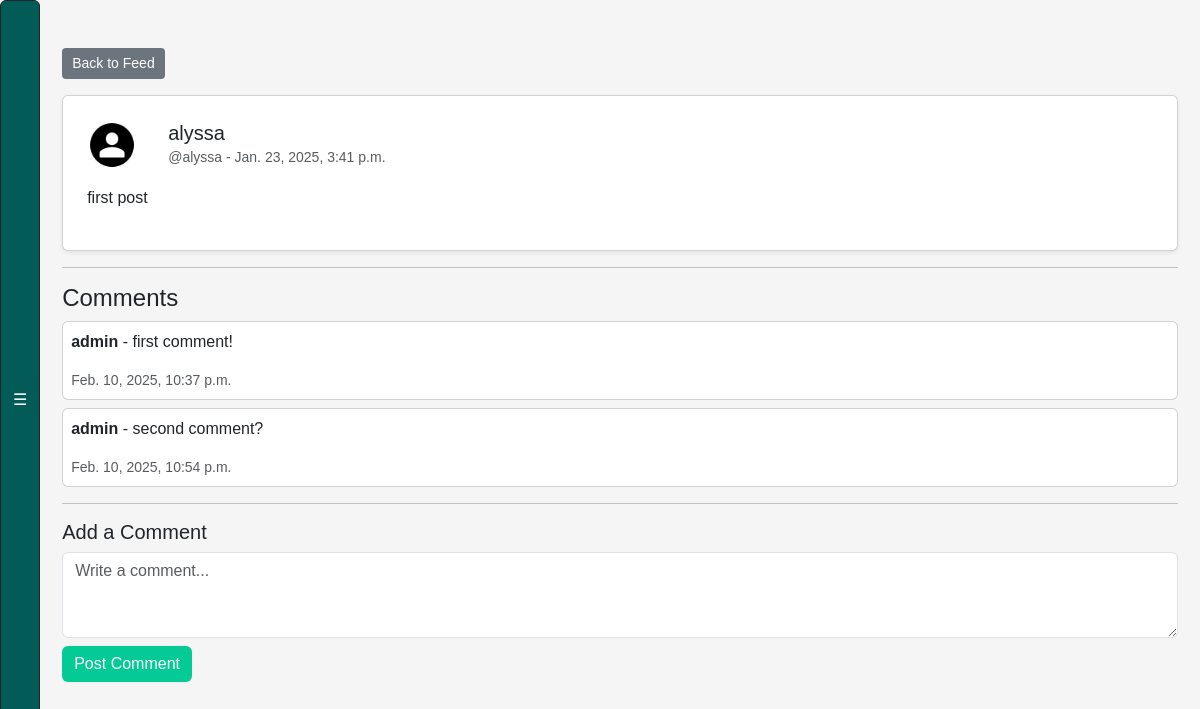
The page /post/1/ (signed in) on the database as committed earlier.
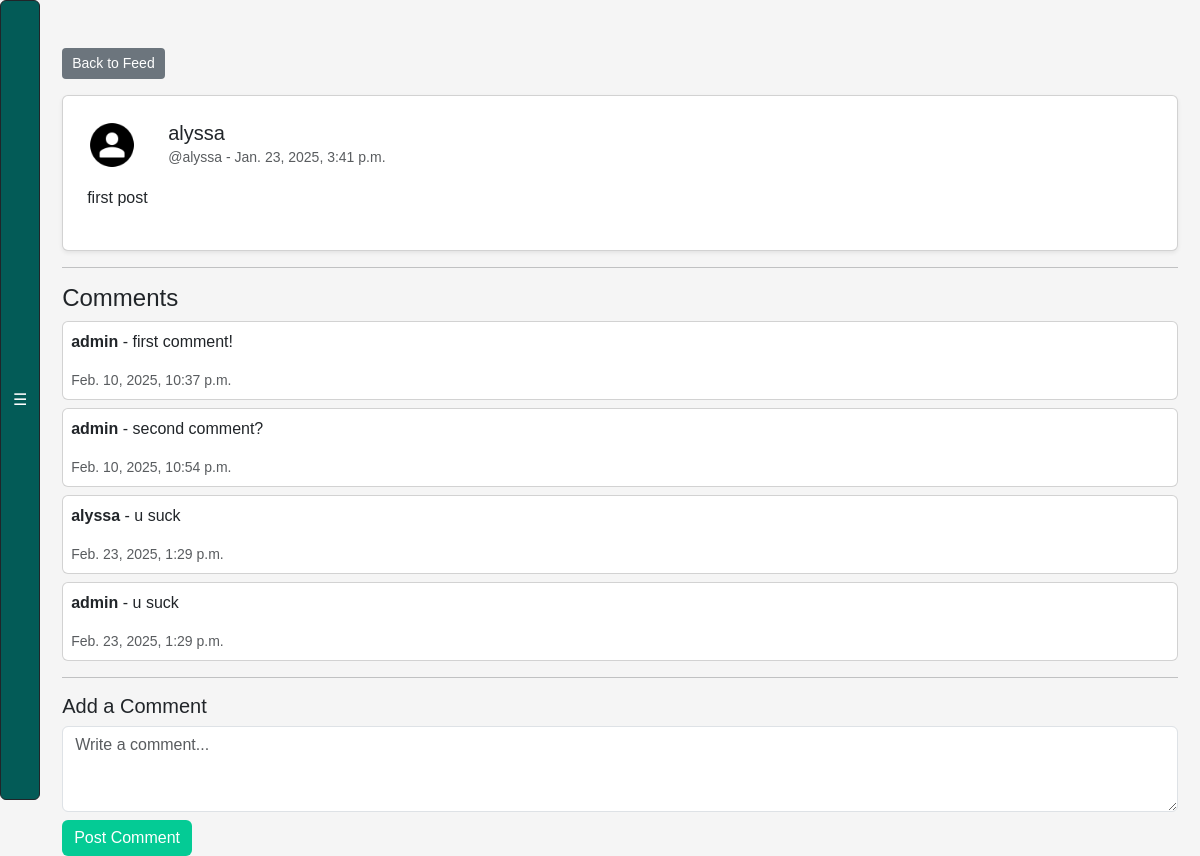
The same page on the database as committed later.
### webapp/models.py (models this page shows, shortened)
class Comment(models.Model):
    post = models.ForeignKey(Post, on_delete=models.CASCADE, related_name="comments")
    user = models.ForeignKey(User, on_delete=models.CASCADE)
    body = models.TextField(max_length=140)
    created_at = models.DateTimeField(auto_now_add=True)

### webapp/views.py (the view, shortened to what this page needs)
# urls.py: path("post/<int:post_id>/", views.post_view, name="post"),
@login_required
def post_view(request, post_id):
    post = get_object_or_404(Post, id=post_id)
    comments = post.comments.all()
    comment_form = CommentForm()
    flag_ex3 = request.session.pop("flag_ex3", None)  # retrieve flag from session if set
    return render(request, "post.html", {"post": post, "comments": comments, "comment_form": comment_form, "flag_ex3": flag_ex3})

### webapp/forms.py (shortened to what this page needs)
class CommentForm(forms.ModelForm):
    body = forms.CharField(required=True, max_length=140)
    class Meta:
        model = Comment
        exclude = ("user", "post")

### webapp/templates/post.html (shortened to what this page needs)
{% load static %}
<!DOCTYPE html>
<html lang="en">
<head>
    <link href="https://cdn.jsdelivr.net/npm/bootstrap@5.3.0-alpha1/dist/css/bootstrap.min.css" rel="stylesheet">
    <link rel="stylesheet" href="{% static 'css/style.css' %}">
</head>
<body>
    {% include 'exercise_bar.html' %}
    <div class="container mt-5">
        <a href="{% url 'feed' %}" class="btn btn-secondary mb-3">Back to Feed</a>
        <div class="card shadow-sm p-4">
            <div class="d-flex align-items-center">
                <img src="{% static 'images/default-avatar.png' %}" alt="User Avatar" class="post-avatar">
                <div class="ms-3">
                    <h5 class="mb-0">{{ post.user.username }}</h5>
                    <small class="text-muted">@{{ post.user.username|lower }} - {{ post.created_at }}</small>
                </div>
            </div>
            <div class="mt-3">
                <p>{{ post.body }}</p>
            </div>
        </div>
        <hr>
        <h4>Comments</h4>
        <div class="comments-section">
            {% for comment in comments %}
                <div class="card p-2 mt-2">
                    <p><strong>{{ comment.user.username }}</strong> - {{ comment.body }}</p>
                    <small class="text-muted">{{ comment.created_at }}</small>
                </div>
            {% empty %}
                <p class="text-muted">No comments yet.</p>
            {% endfor %}
        </div>
        <hr>
        <h5>Add a Comment</h5>
        <form method="post">
            <textarea name="body" class="form-control" rows="3" placeholder="Write a comment..."></textarea>
            <button type="submit" class="btn btn-success mt-2">Post Comment</button>
        </form>
    </div>
</body>
</html>

Rows that differ between the two databases and show on the page:
added Comment: user.username "alyssa", body "u suck", created_at "Feb. 23, 2025, 1:29 p.m."
added Comment: user.username "admin", body "u suck", created_at "Feb. 23, 2025, 1:29 p.m."
